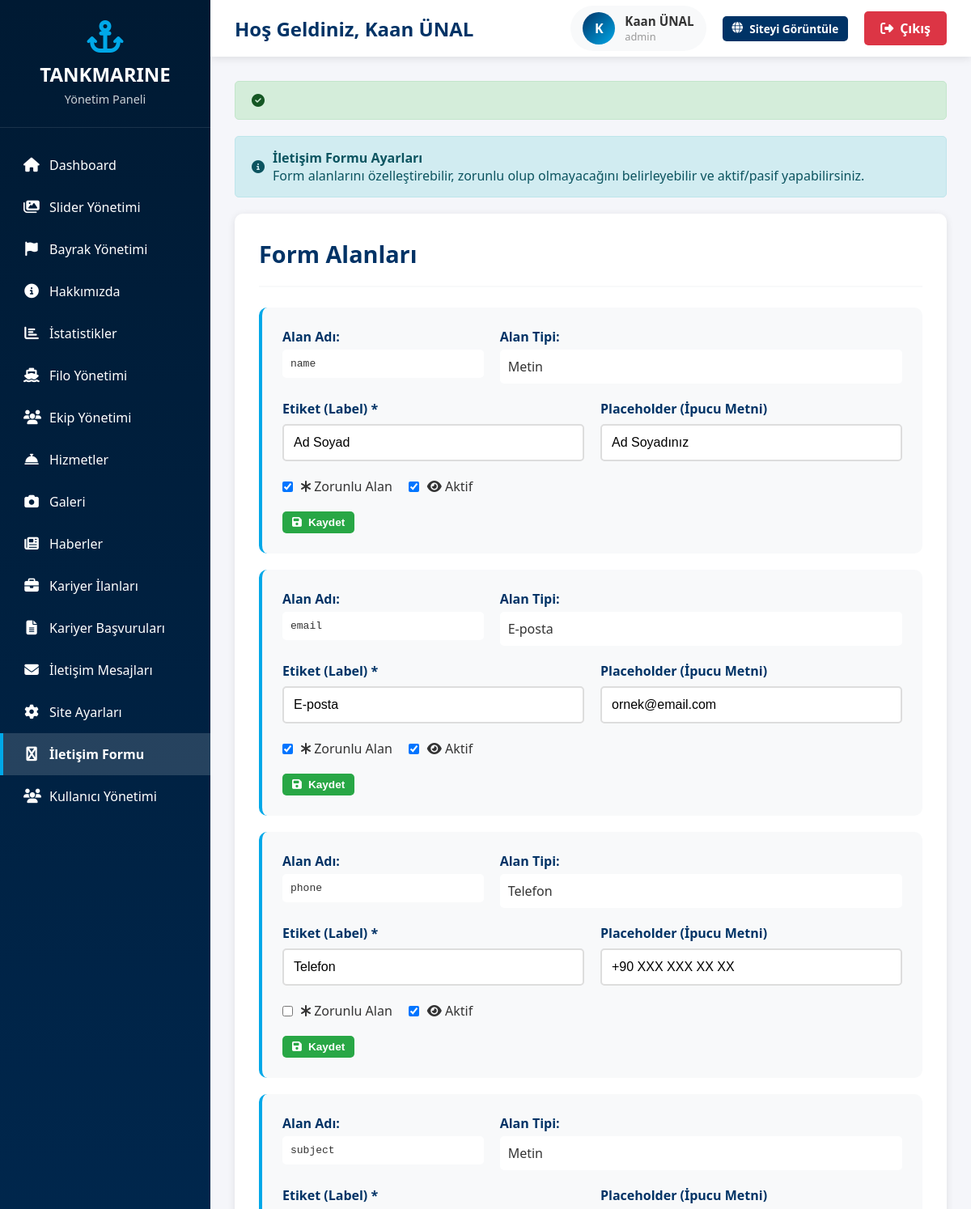
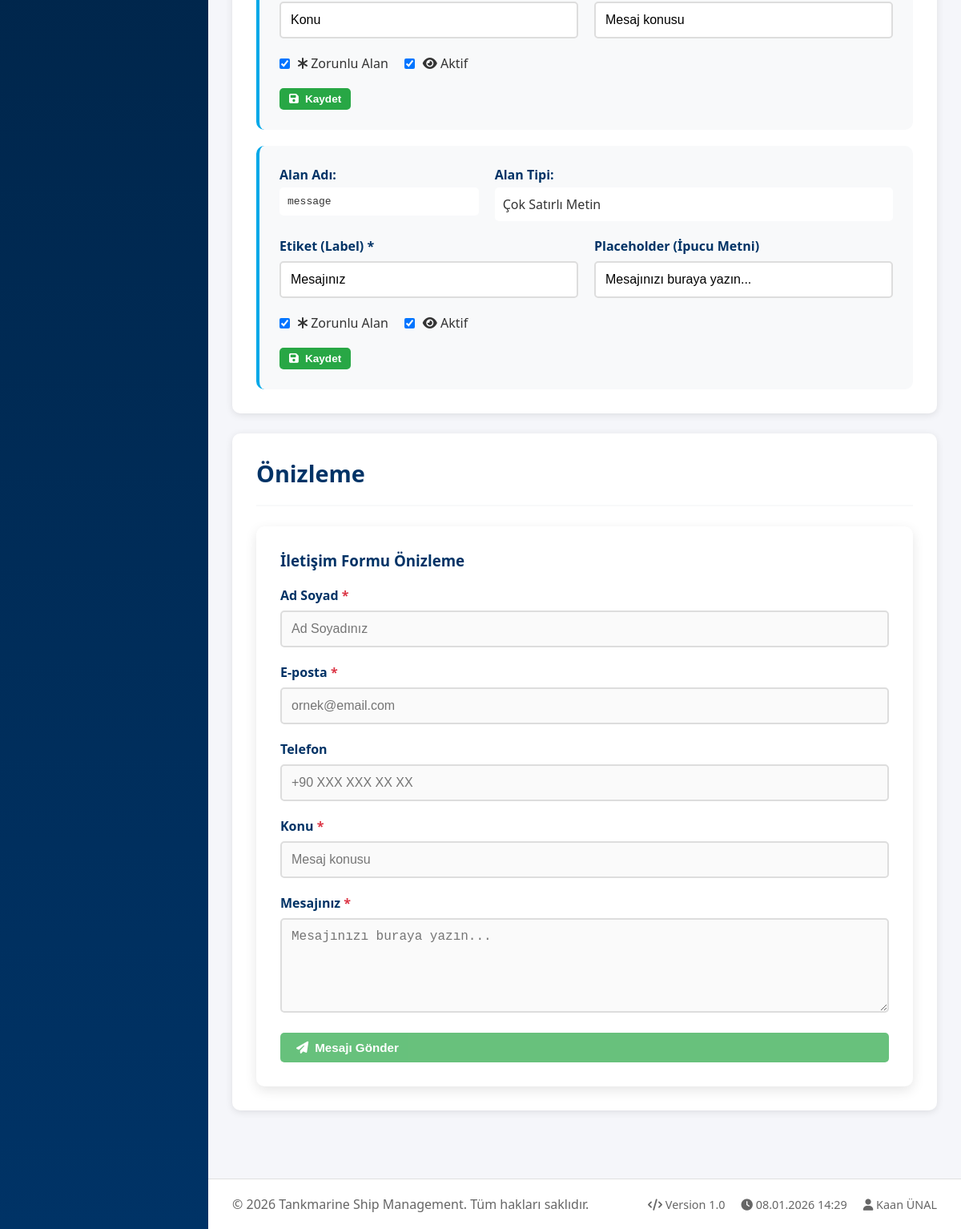
The page /admin/contact-fields.php (signed in) on the database its author committed (2 pictures, top to bottom).
### tables this page shows
CREATE TABLE `contact_form_fields` (
  `id` int(11) NOT NULL,
  `field_name` varchar(50) DEFAULT NULL,
  `field_label` varchar(100) DEFAULT NULL,
  `field_type` varchar(50) DEFAULT 'text',
  `is_required` tinyint(1) DEFAULT 1,
  `is_active` tinyint(1) DEFAULT 1,
  `sort_order` int(11) DEFAULT 0,
  `placeholder` varchar(255) DEFAULT NULL,
  `created_at` timestamp NOT NULL DEFAULT current_timestamp()
);

### config.php (called while the page is built, shortened)
<?php
try {
    $pdo = new PDO(
        "mysql:host=" . DB_HOST . ";dbname=" . DB_NAME . ";charset=utf8mb4",
        DB_USER,
        DB_PASS,
        [
            PDO::ATTR_ERRMODE => PDO::ERRMODE_EXCEPTION,
            PDO::ATTR_DEFAULT_FETCH_MODE => PDO::FETCH_ASSOC,
            PDO::ATTR_EMULATE_PREPARES => false
        ]
    );
} catch(PDOException $e) {
    die("Veritabanı bağlantı hatası: " . $e->getMessage());
}
function flash($key, $value = null) {
    if ($value === null) {
        if (isset($_SESSION['flash'][$key])) {
            $value = $_SESSION['flash'][$key];
            return $value;
        }
        return null;
    }
}
function isAdmin() {
    return isset($_SESSION['admin_id']);
}
function getAdmin() {
    global $pdo;
    $stmt = $pdo->prepare("SELECT * FROM admin_users WHERE id = ?");
    $stmt->execute([$_SESSION['admin_id']]);
    return $stmt->fetch();
}
?>

### admin/contact-fields.php (the view, shortened to what this page needs)
<?php
require_once 'header.php';
$fields = $pdo->query("SELECT * FROM contact_form_fields ORDER BY sort_order ASC")->fetchAll();
?>
<?php if(flash('success')): ?>
<div class="alert alert-success"><i class="fas fa-check-circle"></i> <?php echo flash('success'); ?></div>
<?php endif; ?>
<div class="alert alert-info">
    <i class="fas fa-info-circle"></i>
    <div>
        <strong>İletişim Formu Ayarları</strong><br>
        Form alanlarını özelleştirebilir, zorunlu olup olmayacağını belirleyebilir ve aktif/pasif yapabilirsiniz.
    </div>
</div>
<div class="content-card">
    <div class="content-header">
        <h2>Form Alanları</h2>
    </div>
    <div style="display: flex; flex-direction: column; gap: 20px;">
        <?php foreach($fields as $field): ?>
        <div style="background: var(--light); padding: 25px; border-radius: 10px; border-left: 4px solid <?php echo $field['is_active'] ? 'var(--accent)' : '#ccc'; ?>;">
            <form method="POST">
                <div style="display: grid; grid-template-columns: 1fr 2fr; gap: 20px; margin-bottom: 20px;">
                    <div>
                        <strong style="color: var(--primary);">Alan Adı:</strong>
                        <div style="margin-top: 5px; padding: 10px; background: white; border-radius: 5px; font-family: monospace;">
                            <?php echo htmlspecialchars($field['field_name']); ?>
                        </div>
                    </div>
                    <div>
                        <strong style="color: var(--primary);">Alan Tipi:</strong>
                        <div style="margin-top: 5px; padding: 10px; background: white; border-radius: 5px;">
                            <?php
                            $types = [
                                'text' => 'Metin',
                                'email' => 'E-posta',
                                'tel' => 'Telefon',
                                'textarea' => 'Çok Satırlı Metin'
                            ];
                            echo $types[$field['field_type']] ?? $field['field_type'];
                            ?>
                        </div>
                    </div>
                </div>
                <div class="form-row">
                    <div class="form-group">
                        <label>Etiket (Label) *</label>
                        <input type="text" name="field_label" class="form-control" value="<?php echo htmlspecialchars($field['field_label']); ?>" required>
                    </div>
                    <div class="form-group">
                        <label>Placeholder (İpucu Metni)</label>
                        <input type="text" name="placeholder" class="form-control" value="<?php echo htmlspecialchars($field['placeholder']); ?>">
                    </div>
                </div>
                <div style="display: flex; gap: 20px; align-items: center; margin-bottom: 20px;">
                    <label style="display: flex; align-items: center; gap: 10px; cursor: pointer;">
                        <input type="checkbox" name="is_required" value="1" <?php echo $field['is_required'] ? 'checked' : ''; ?>>
                        <span><i class="fas fa-asterisk"></i> Zorunlu Alan</span>
                    </label>
                    <label style="display: flex; align-items: center; gap: 10px; cursor: pointer;">
                        <input type="checkbox" name="is_active" value="1" <?php echo $field['is_active'] ? 'checked' : ''; ?>>
                        <span><i class="fas fa-eye"></i> Aktif</span>
                    </label>
                </div>
                <button type="submit" name="update_field" class="btn btn-success btn-sm">
                    <i class="fas fa-save"></i> Kaydet
                </button>
            </form>
        </div>
        <?php endforeach; ?>
    </div>
</div>
<div class="content-card">
    <div class="content-header">
        <h2>Önizleme</h2>
    </div>
    <div style="background: white; padding: 30px; border-radius: 10px; box-shadow: 0 5px 15px rgba(0,0,0,0.1);">
        <h3 style="color: var(--primary); margin-bottom: 20px;">İletişim Formu Önizleme</h3>
        <form>
            <?php
            $active_fields = array_filter($fields, function($f) { return $f['is_active']; });
            foreach($active_fields as $field):
            ?>
            <div class="form-group">
                <label style="color: var(--primary); font-weight: 600;">
                    <?php echo htmlspecialchars($field['field_label']); ?>
                    <?php if($field['is_required']): ?>
                    <span style="color: var(--danger);">*</span>
                    <?php endif; ?>
                </label>
                <?php if($field['field_type'] == 'textarea'): ?>
                <textarea
                    class="form-control"
                    rows="5"
                    placeholder="<?php echo htmlspecialchars($field['placeholder']); ?>"
                    <?php echo $field['is_required'] ? 'required' : ''; ?>
                    disabled></textarea>
                <?php else: ?>
                <input
                    type="<?php echo $field['field_type']; ?>"
                    class="form-control"
                    placeholder="<?php echo htmlspecialchars($field['placeholder']); ?>"
                    <?php echo $field['is_required'] ? 'required' : ''; ?>
                    disabled>
                <?php endif; ?>
            </div>
            <?php endforeach; ?>
            <button type="button" class="btn btn-success" style="width: 100%; opacity: 0.7;" disabled>
                <i class="fas fa-paper-plane"></i> Mesajı Gönder
            </button>
        </form>
    </div>
</div>
<?php require_once 'footer.php'; ?>

### admin/header.php (shortened to what this page needs)
<?php
require_once '../config.php';
$admin = getAdmin();
$current_page = basename($_SERVER['PHP_SELF'], '.php');
?><!DOCTYPE html>
<html lang="tr">
<head>
    <link rel="stylesheet" href="https://cdnjs.cloudflare.com/ajax/libs/font-awesome/6.4.0/css/all.min.css">
</head>
<body>
    <div class="sidebar">
        <div class="sidebar-logo">
            <i class="fas fa-anchor"></i>
            <h1>TANKMARINE</h1>
            <p>Yönetim Paneli</p>
        </div>
        <nav class="sidebar-menu">
            <a href="index.php" class="menu-item <?php echo $current_page == 'index' ? 'active' : ''; ?>">
                <i class="fas fa-home"></i>
                <span>Dashboard</span>
            </a>
            <a href="sliders.php" class="menu-item <?php echo $current_page == 'sliders' ? 'active' : ''; ?>">
                <i class="fas fa-images"></i>
                <span>Slider Yönetimi</span>
            </a>
            <a href="flags.php" class="menu-item <?php echo $current_page == 'flags' ? 'active' : ''; ?>">
                <i class="fas fa-flag"></i>
                <span>Bayrak Yönetimi</span>
            </a>
            <a href="about.php" class="menu-item <?php echo $current_page == 'about' ? 'active' : ''; ?>">
                <i class="fas fa-info-circle"></i>
                <span>Hakkımızda</span>
            </a>
            <a href="statistics.php" class="menu-item <?php echo $current_page == 'statistics' ? 'active' : ''; ?>">
                <i class="fas fa-chart-bar"></i>
                <span>İstatistikler</span>
            </a>
            <a href="fleet.php" class="menu-item <?php echo $current_page == 'fleet' ? 'active' : ''; ?>">
                <i class="fas fa-ship"></i>
                <span>Filo Yönetimi</span>
            </a>
            <a href="team.php" class="menu-item <?php echo $current_page == 'team' ? 'active' : ''; ?>">
                <i class="fas fa-users"></i>
                <span>Ekip Yönetimi</span>
            </a>
            <a href="services.php" class="menu-item <?php echo $current_page == 'services' ? 'active' : ''; ?>">
                <i class="fas fa-concierge-bell"></i>
                <span>Hizmetler</span>
            </a>
            <a href="gallery.php" class="menu-item <?php echo $current_page == 'gallery' ? 'active' : ''; ?>">
                <i class="fas fa-camera"></i>
                <span>Galeri</span>
            </a>
            <a href="news.php" class="menu-item <?php echo $current_page == 'news' ? 'active' : ''; ?>">
                <i class="fas fa-newspaper"></i>
                <span>Haberler</span>
            </a>
            <a href="careers.php" class="menu-item <?php echo $current_page == 'careers' ? 'active' : ''; ?>">
                <i class="fas fa-briefcase"></i>
                <span>Kariyer İlanları</span>
            </a>
            <a href="applications.php" class="menu-item <?php echo $current_page == 'applications' ? 'active' : ''; ?>">
                <i class="fas fa-file-alt"></i>
                <span>Kariyer Başvuruları</span>
            </a>
            <a href="messages.php" class="menu-item <?php echo $current_page == 'messages' ? 'active' : ''; ?>">
                <i class="fas fa-envelope"></i>
                <span>İletişim Mesajları</span>
            </a>
            <a href="settings.php" class="menu-item <?php echo $current_page == 'settings' ? 'active' : ''; ?>">
                <i class="fas fa-cog"></i>
                <span>Site Ayarları</span>
            </a>
            <a href="contact-fields.php" class="menu-item <?php echo $current_page == 'contact-fields' ? 'active' : ''; ?>">
                <i class="fas fa-wpforms"></i>
                <span>İletişim Formu</span>
                            <a href="users.php" class="menu-item <?php echo $current_page == 'admin_users   ' ? 'active' : ''; ?>">
                <i class="fas fa-users"></i>
                <span>Kullanıcı Yönetimi</span>
            </a>
            </a>
        </nav>
    </div>
    <div class="top-header">
        <div class="header-left">
            <h2>Hoş Geldiniz, <?php echo htmlspecialchars($admin['full_name']); ?></h2>
        </div>
        <div class="header-right">
            <div class="user-info">
                <div class="user-avatar">
                    <?php echo strtoupper(substr($admin['full_name'], 0, 1)); ?>
                </div>
                <div>
                    <div style="font-weight: 600; font-size: 0.95rem;">
                        <?php echo htmlspecialchars($admin['full_name']); ?>
                    </div>
                    <div style="font-size: 0.8rem; color: #999;">
                        <?php echo htmlspecialchars($admin['role']); ?>
                    </div>
                </div>
            </div>
            <a href="<?php echo SITE_URL; ?>" target="_blank" class="btn btn-primary btn-sm">
                <i class="fas fa-globe"></i> Siteyi Görüntüle
            </a>
            <a href="logout.php" class="logout-btn">
                <i class="fas fa-sign-out-alt"></i> Çıkış
            </a>
        </div>
    </div>
    <div class="main-content">

### admin/footer.php (shortened to what this page needs)
</div>
    <footer style="margin-left: var(--sidebar-width); padding: 20px 30px; background: white; border-top: 1px solid #e0e0e0; margin-top: 30px;">
        <div style="display: flex; justify-content: space-between; align-items: center; color: #666;">
            <div>
                &copy; <?php echo date('Y'); ?> Tankmarine Ship Management. Tüm hakları saklıdır.
            </div>
            <div style="display: flex; gap: 20px; font-size: 0.9rem;">
                <span><i class="fas fa-code"></i> Version 1.0</span>
                <span><i class="fas fa-clock"></i> <?php echo date('d.m.Y H:i'); ?></span>
                <span><i class="fas fa-user"></i> <?php echo htmlspecialchars($admin['username']); ?></span>
            </div>
        </div>
    </footer>
</body>
</html>

### rows shown on the page
contact_form_fields: field_name "name", field_type "Metin", field_label "Ad Soyad", placeholder "Ad Soyadınız", is_required "☑", is_active "☑"
contact_form_fields: field_name "email", field_type "E-posta", field_label "E-posta", placeholder "ornek@email.com", is_required "☑", is_active "☑"
contact_form_fields: field_name "phone", field_type "Telefon", field_label "Telefon", placeholder "+90 XXX XXX XX XX", is_active "☑"
contact_form_fields: field_name "subject", field_type "Metin", field_label "Konu", placeholder "Mesaj konusu", is_required "☑", is_active "☑"
contact_form_fields: field_name "message", field_type "Çok Satırlı Metin", field_label "Mesajınız", placeholder "Mesajınızı buraya yazın...", is_required "☑", is_active "☑", placeholder+is_required "Mesajınızı buraya yazın..."

### other values the page prints
$admin['full_name'] "Kaan ÜNAL"
substr($admin['full_name'], 0, 1) "K"
$admin['role'] "admin"
$admin['username'] "Kaan ÜNAL"
